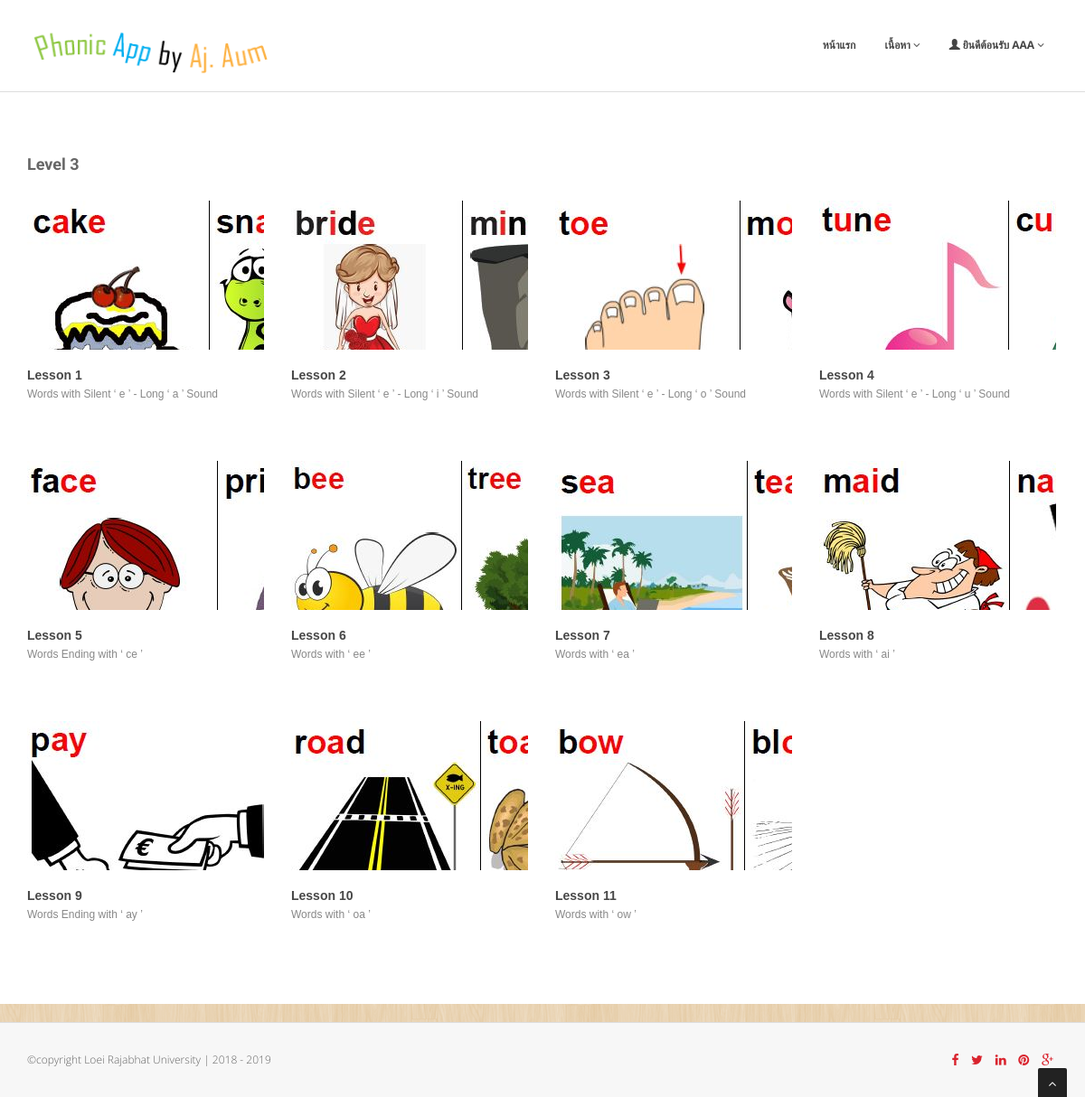
The page /level3.php (signed in) on the database its author committed.
### tables this page shows
CREATE TABLE `lesson_detail` (
  `lesson_id` int(10) NOT NULL COMMENT 'รหัสบทเรียน',
  `level` varchar(5) NOT NULL COMMENT 'Level No',
  `lesson_no` int(5) NOT NULL COMMENT 'ลำดับบทเรียน',
  `lesson_name` varchar(100) NOT NULL COMMENT 'ชื่อบทเรียน',
  `lesson_desc` varchar(100) NOT NULL COMMENT 'คำอธิบายบทเรียน',
  `small_image` varchar(50) NOT NULL COMMENT 'รูปบทเรียน',
  `big_image` varchar(50) NOT NULL COMMENT 'รูปบทเรียนใหญ่',
  `maxpage` int(11) NOT NULL,
  `youtube` varchar(20) NOT NULL,
  `create_date` timestamp NOT NULL DEFAULT current_timestamp() ON UPDATE current_timestamp()
);

### level3.php (the view, shortened to what this page needs)
<!DOCTYPE html>
<html lang="en">
<head>
<link href="css/bootstrap.min.css" rel="stylesheet" />
<link href="css/cubeportfolio.min.css" rel="stylesheet" />
<link href="css/style.css" rel="stylesheet" />
<link id="t-colors" href="skins/default.css" rel="stylesheet" />
	<link id="bodybg" href="bodybg/bg1.css" rel="stylesheet" type="text/css" />
</head>
<body>
<div id="wrapper">
	<?php include 'template/NavAdmin.php'; ?>
	<section id="content">
	<div class="container">
		<div class="row">
			<div class="col-lg-12">
				<h4 class="heading">Level 3</h4>
				<div id="grid-container" class="cbp-l-grid-projects">
					<ul>
					<?php
					include 'db_connection.php';
					$sql = "SELECT * FROM lesson_detail where level = '3' order by lesson_no";
					$result = $conn->query($sql);
					if ($result->num_rows > 0) {
						while($row = $result->fetch_assoc()) {
					?>
						<li class="cbp-item graphic">
							<div class="cbp-caption">
								<div class="cbp-caption-defaultWrap">
									<img src="<?php echo $row["small_image"];?>" alt="" />
								</div>
								<div class="cbp-caption-activeWrap">
									<div class="cbp-l-caption-alignCenter">
										<div class="cbp-l-caption-body">
											<a href="<?php echo $row["big_image"];?>" class="cbp-lightbox cbp-l-caption-buttonRight" data-title="<?php echo $row["lesson_name"];?>">ดูรูปตัวอย่าง</a>
											<a href="lesson_show.php?lesson_id=<?php echo $row["lesson_id"];?>" class="cbp-l-caption-buttonRight">เข้าเรียน</a>
										</div>
									</div>
								</div>
							</div>
							<div class="cbp-l-grid-projects-title"><?php echo $row["lesson_name"];?></div>
							<div class="cbp-l-grid-projects-desc"><?php echo $row["lesson_desc"];?></div>
						</li>
					<?php
						}
					}
					?>
				</ul>
			</div>
		</div>
	</div>
</section>
		<?php include 'template/footer.php'; ?>
</body>
</html>

### css/style.css (style rules this page uses)
body { font-family:'Open Sans', Arial, sans-serif; font-size:14px; font-weight:300; line-height:1.6em; color:#656565; }
h1,h2, h3, h4, h5, h6 { font-family:'Roboto', sans-serif; font-weight:700; line-height:1.1em; color:#666; margin-bottom: 20px; }
#wrapper { width:100%; margin:0; padding:0; }
.row,.row-fluid { margin-bottom:30px; }
#content { position:relative; background:#fff; padding:60px 0 40px 0; }
#content img { margin-bottom: 30px; }
h4.heading { font-weight:700; }
.heading { margin-bottom: 30px; }
.heading { position: relative; }

### skins/default.css (style rules this page uses)
a, a:hover,a:focus,a:active, strike, .post-meta span a:hover, ul.meta-post li a:hover, ul.cat li a:hover, ul.recent li h6 a:hover, ul.portfolio-categ li.active a, ul.portfolio-categ li.active a:hover, ul.portfolio-categ li a:hover,ul.related-post li h4 a:hover, span.highlight,article .post-heading h3 a:hover, .navbar .nav > .active > a,.navbar .nav > .active > a:hover,.navbar .nav > li > a:hover,.navbar .nav > li > a:focus,.navbar .nav > .active > a:focus, .validation { color:#d9232d; }
.cbp-l-caption-buttonLeft, .cbp-l-caption-buttonRight,.cbp-l-filters-button .cbp-filter-counter { background-color: #d9232d; }

### bodybg/bg1.css (style rules this page uses)
body { background: url(../img/bodybg/bg1.png) repeat left top; }

### css/theme.css (style rules this page uses)
a { color: #50a846; }

### rows shown on the page
lesson_detail: small_image (picture), lesson_name "Lesson 1", lesson_desc "Words with Silent ‘ e ’ - Long ‘ a ’ Sound"
lesson_detail: small_image (picture), lesson_name "Lesson 2", lesson_desc "Words with Silent ‘ e ’ - Long ‘ i ’ Sound"
lesson_detail: small_image (picture), lesson_name "Lesson 3", lesson_desc "Words with Silent ‘ e ’ - Long ‘ o ’ Sound"
lesson_detail: small_image (picture), lesson_name "Lesson 4", lesson_desc "Words with Silent ‘ e ’ - Long ‘ u ’ Sound"
lesson_detail: small_image (picture), lesson_name "Lesson 5", lesson_desc "Words Ending with ‘ ce ’"
lesson_detail: small_image (picture), lesson_name "Lesson 6", lesson_desc "Words with ‘ ee ’"
lesson_detail: small_image (picture), lesson_name "Lesson 7", lesson_desc "Words with ‘ ea ’"
lesson_detail: small_image (picture), lesson_name "Lesson 8", lesson_desc "Words with ‘ ai ’"
lesson_detail: small_image (picture), lesson_name "Lesson 9", lesson_desc "Words Ending with ‘ ay ’"
lesson_detail: small_image (picture), lesson_name "Lesson 10", lesson_desc "Words with ‘ oa ’"
lesson_detail: small_image (picture), lesson_name "Lesson 11", lesson_desc "Words with ‘ ow ’"

### other values the page prints
$_SESSION["user_fullname"] "AAA"
